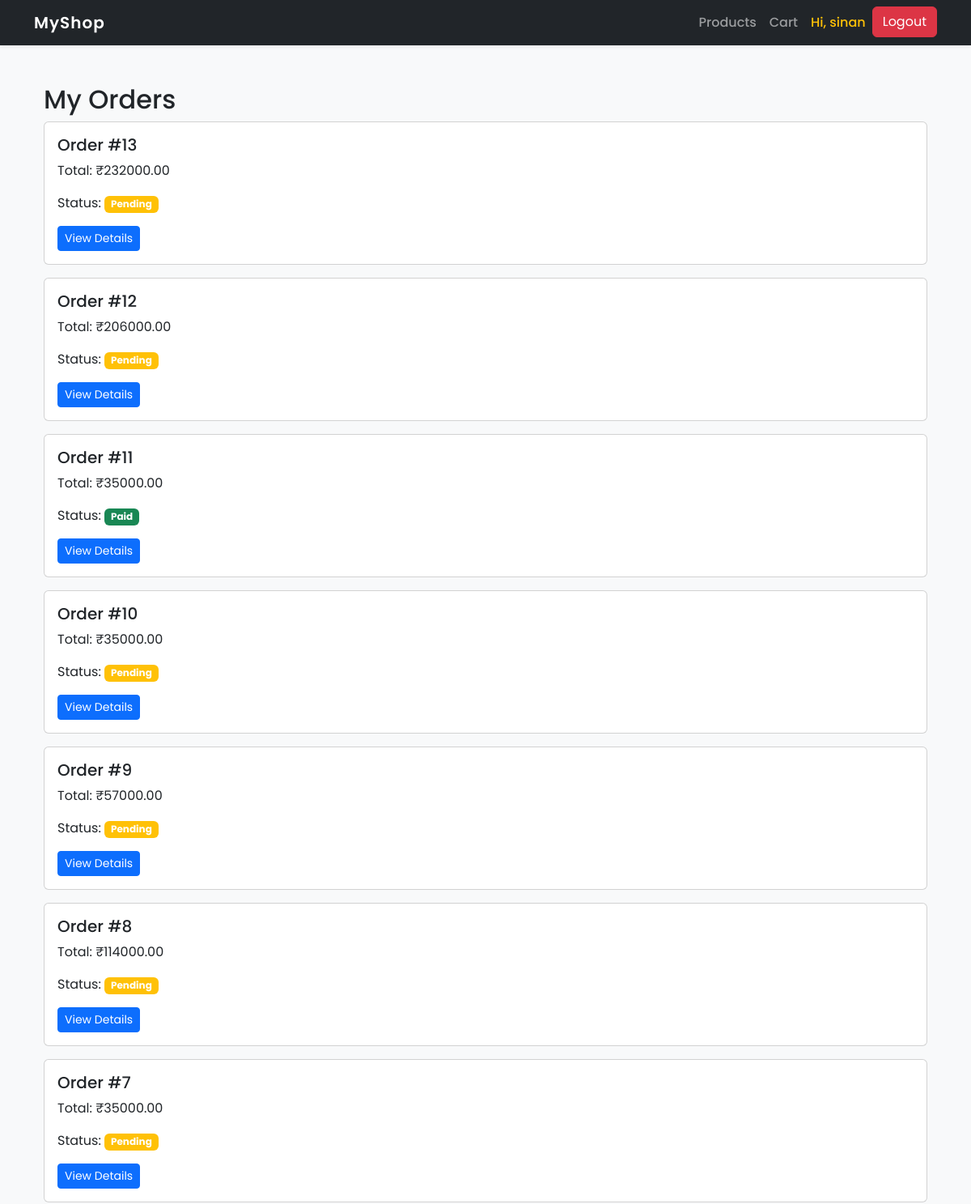
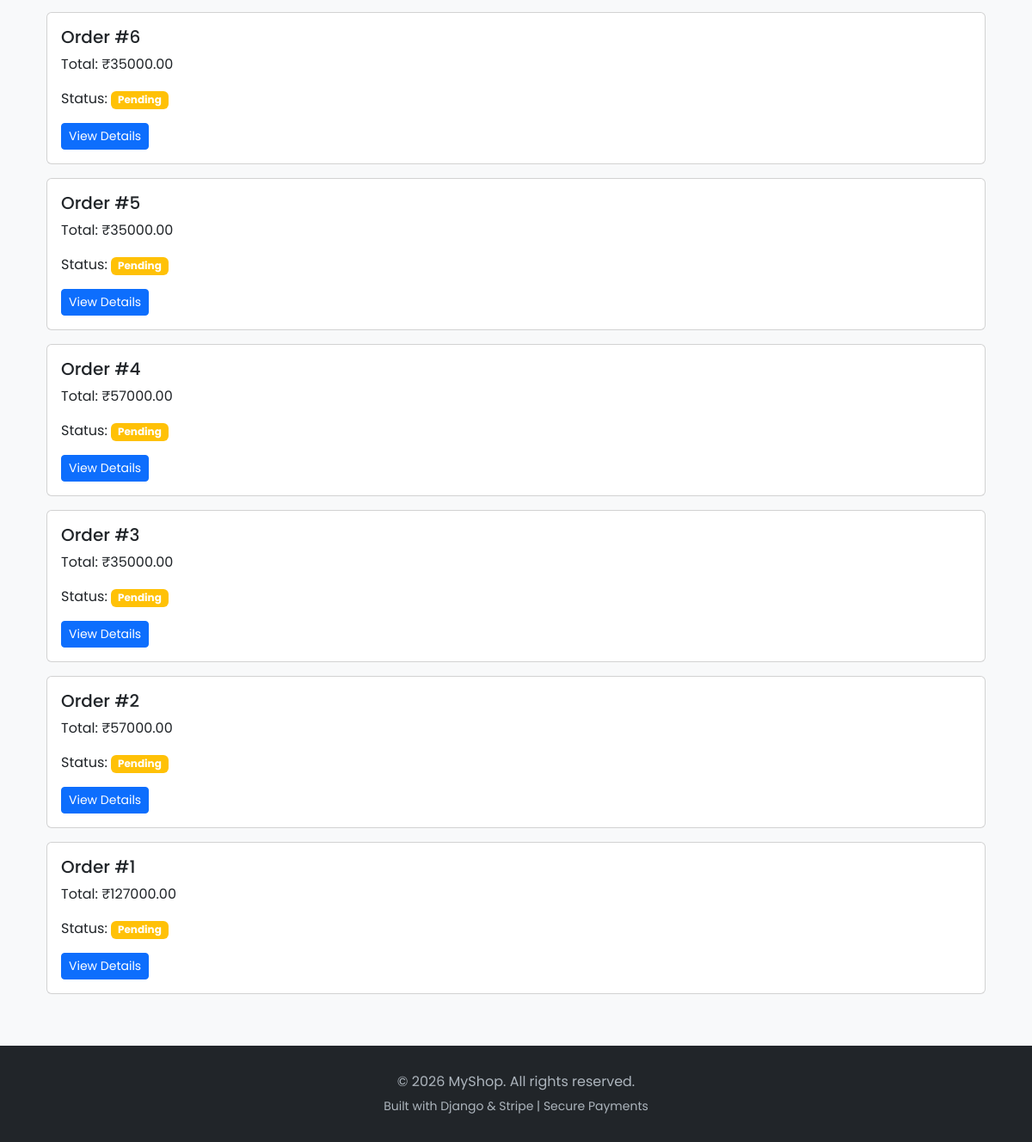
Page /orders/ (signed in) on the committed database (2 pictures, top to bottom).
### orders/models.py (models this page shows, shortened)
class Order(models.Model):
    PAYMENT_METHODS = (
        ('stripe', 'Stripe'),
        ('cod', 'Cash on Delivery'),
    )
    user = models.ForeignKey(User, on_delete=models.CASCADE)
    total_price = models.DecimalField(max_digits=10, decimal_places=2)
    is_paid = models.BooleanField(default=False)
    created_at = models.DateTimeField(auto_now_add=True)
    payment_method = models.CharField(max_length=20, choices=PAYMENT_METHODS, default='cod')
    stripe_session_id = models.CharField(max_length=255, blank=True, null=True)

### orders/views.py (the view)
# urls.py: path('', views.order_list, name='order_list'),
@login_required
def order_list(request):
    orders = Order.objects.filter(user=request.user).order_by('-created_at')
    return render(request, 'orders/order_list.html', {
        'orders': orders
    })

### templates/orders/order_list.html
{% extends 'base.html' %}
{% block content %}
<div class="container mt-5">
    <h2>My Orders</h2>
    {% for order in orders %}
    <div class="card mb-3">
        <div class="card-body">
            <h5>Order #{{ order.id }}</h5>
            <p>Total: ₹{{ order.total_price }}</p>
            <p>Status:
                {% if order.is_paid %}
                    <span class="badge bg-success">Paid</span>
                {% else %}
                    <span class="badge bg-warning">Pending</span>
                {% endif %}
            </p>
            <a href="{% url 'orders:order_detail' order.id %}" class="btn btn-primary btn-sm">
                View Details
            </a>
        </div>
    </div>
    {% empty %}
        <p>No orders yet.</p>
    {% endfor %}
</div>
{% endblock %}

### templates/base.html (shortened to what this page needs)
<!DOCTYPE html>
<html lang="en">
<head>
    <link href="https://cdn.jsdelivr.net/npm/bootstrap@5.3.2/dist/css/bootstrap.min.css" rel="stylesheet">
</head>
<body>
<nav class="navbar navbar-expand-lg navbar-dark bg-dark shadow-sm">
    <div class="container">
        <a class="navbar-brand" href="/">MyShop</a>
        <div class="collapse navbar-collapse" id="navbarNav">
            <ul class="navbar-nav ms-auto">
                <li class="nav-item">
                    <a class="nav-link" href="/">Products</a>
                </li>
                {% if user.is_authenticated %}
                    <li class="nav-item">
                        <a class="nav-link" href="/cart/">Cart</a>
                    </li>
                    <li class="nav-item">
                        <span class="nav-link text-warning">
                            Hi, {{ user.username }}
                        </span>
                    </li>
                    <li class="nav-item">
                        <form method="post" action="{% url 'logout' %}">
                            <button class="btn btn-danger">Logout</button>
                        </form>
                    </li>
                {% endif %}
            </ul>
        </div>
    </div>
</nav>
<div class="container mt-5">
    {% block content %}
    {% endblock %}
</div>
<footer class="footer text-center">
    <div class="container">
        <p class="mb-1">&copy; 2026 MyShop. All rights reserved.</p>
        <small>
            Built with Django & Stripe | Secure Payments
        </small>
    </div>
</footer>
</body>
</html>

### templates/base.html (style rules this page uses)
body { font-family: 'Poppins', sans-serif; background-color: #f8f9fa; }
.navbar-brand { font-weight: 600; letter-spacing: 1px; }
.nav-link { font-weight: 500; }
.footer { background: #212529; color: #adb5bd; padding: 30px 0; margin-top: 60px; }

### rows in the picture
Order: id "13", total_price "232000.00", is_paid "Pending"
Order: id "12", total_price "206000.00", is_paid "Pending"
Order: id "11", total_price "35000.00", is_paid "Paid"
Order: id "10", total_price "35000.00", is_paid "Pending"
Order: id "9", total_price "57000.00", is_paid "Pending"
Order: id "8", total_price "114000.00", is_paid "Pending"
Order: id "7", total_price "35000.00", is_paid "Pending"
Order: id "6", total_price "35000.00", is_paid "Pending"
Order: id "5", total_price "35000.00", is_paid "Pending"
Order: id "4", total_price "57000.00", is_paid "Pending"
Order: id "3", total_price "35000.00", is_paid "Pending"
Order: id "2", total_price "57000.00", is_paid "Pending"
Order: id "1", total_price "127000.00", is_paid "Pending"

### other values in the picture
{{ user.username }} "sinan"
